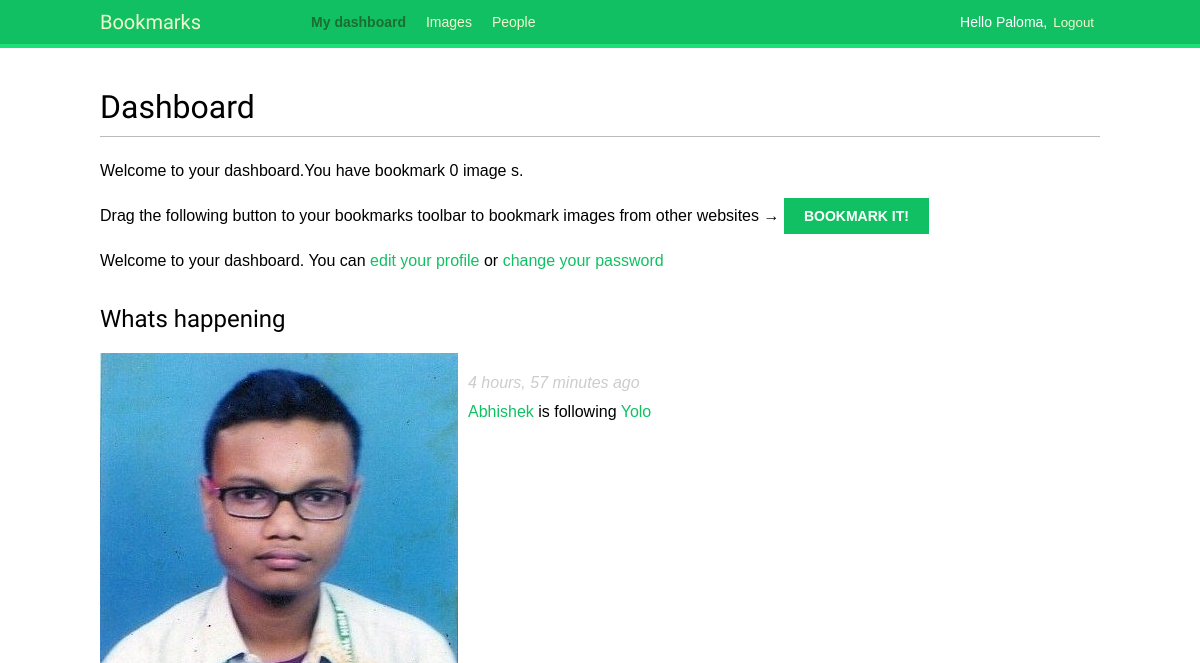
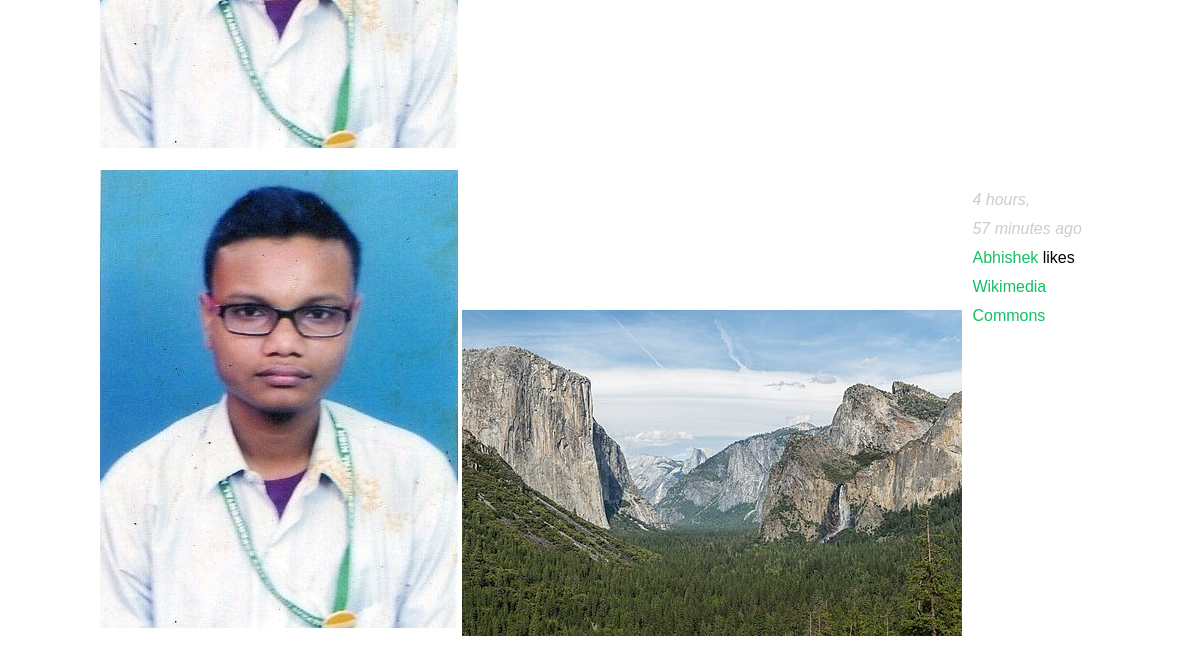
The page /account/ (signed in) on the database as committed earlier (2 pictures, top to bottom).
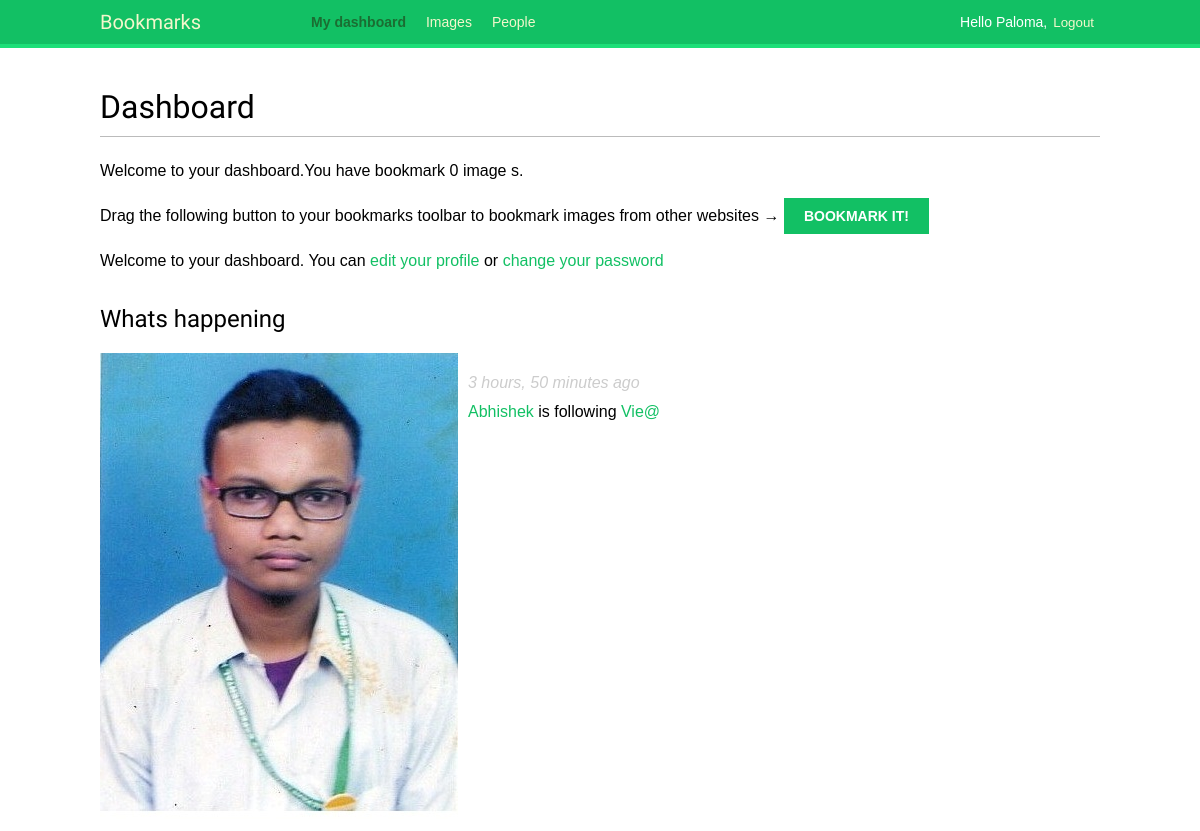
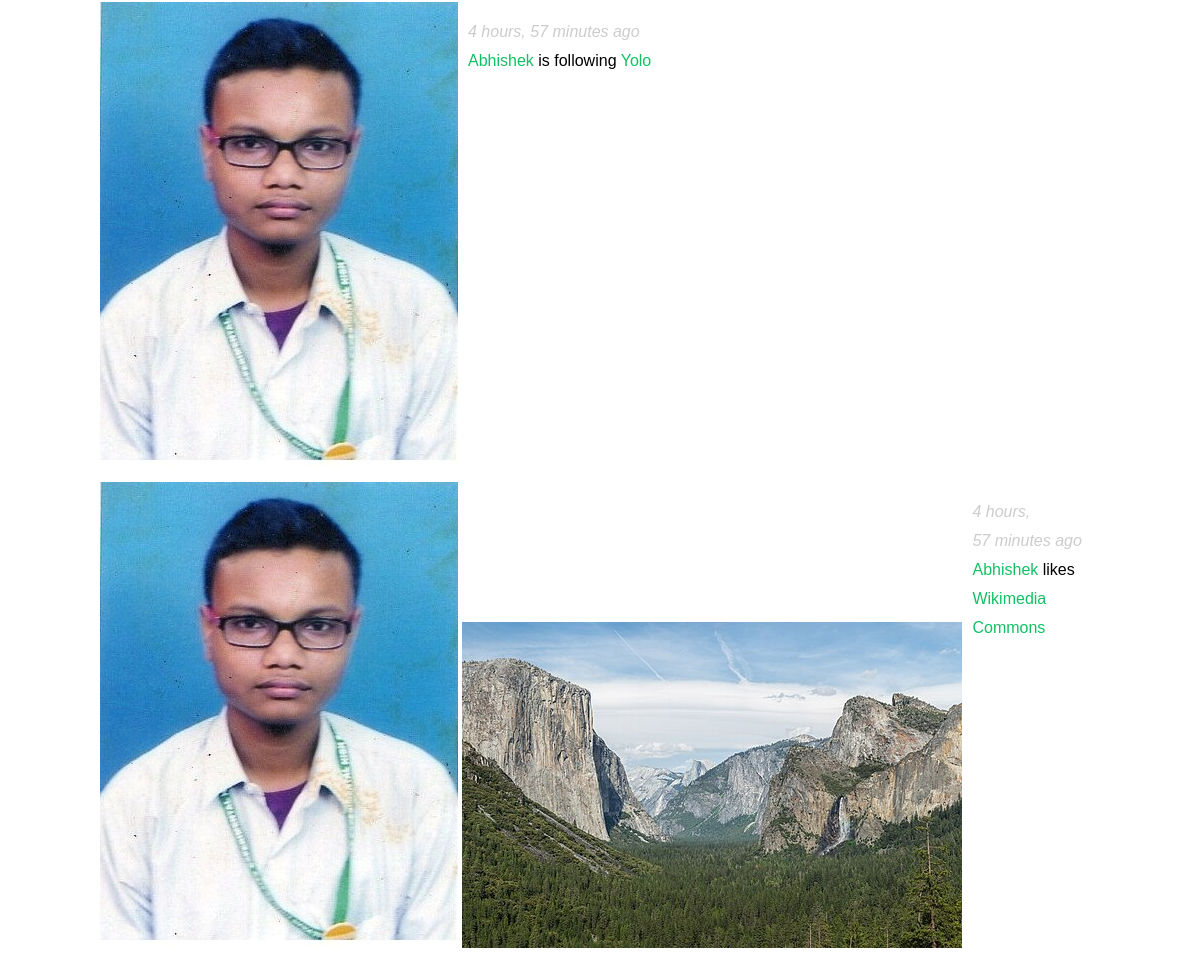
The same page on the database as committed later (2 pictures, top to bottom).
### actions/models.py (models this page shows)
class Actions(models.Model):
    user = models.ForeignKey(
        settings.AUTH_USER_MODEL,
        related_name='actions',
        on_delete=models.CASCADE
    )
    verb = models.CharField(max_length=255)
    created = models.DateTimeField(auto_now_add=True)
    target_ct = models.ForeignKey(
        ContentType,
        blank=True,
        null=True,
        related_name='target_obj',
        on_delete=models.CASCADE
    )
    target_id = models.PositiveIntegerField(null=True, blank=True)
    target = GenericForeignKey('target_ct', 'target_id')
    class Meta:
        indexes = [
            models.Index(fields=['-created']),
            models.Index(fields=['target_ct', 'target_id']),
        ]
        ordering = ['-created']

### images/models.py (models this page shows, shortened)
class Image(models.Model):
    user = models.ForeignKey(
        settings.AUTH_USER_MODEL,
        related_name='images_created',
        on_delete=models.CASCADE
    )
    title = models.CharField(max_length=200)
    slug = models.SlugField(max_length=200,blank=True)
    url = models.URLField(max_length=2000)
    image = models.ImageField(upload_to='images/%Y/%m/%d/')
    description = models.TextField()
    created = models.DateTimeField(auto_now_add=True)
    total_likes = models.PositiveIntegerField(default=0)
    users_like = models.ManyToManyField(
        settings.AUTH_USER_MODEL,
        related_name='images_liked',
        blank=True
    )
    class Meta:
        indexes = [
            models.Index(fields=['-created']),
            models.Index(fields=['-total_likes'])
        ]
        ordering = ['-created']
    def __str__(self):
        return self.title
    def get_absolute_url(self):
        return reverse("images:detail", args=[self.id,self.slug])

### account/views.py (the view)
# urls.py: path('',views.dashboard,name='dashboard'),
@login_required
def dashboard(request):
    actions = Actions.objects.exclude(user=request.user)
    following_ids = request.user.following.values_list(
        'id',flat=True
    )
    if following_ids:
        actions = actions.filter(user_id__in=following_ids)
    actions = actions.select_related(
        'user','user__profile').prefetch_related('target')[:10]
    return render(
        request,
        'account/dashboard.html',
        {
            'section':'dashboard',
            'actions':actions
        }
    )

### account/templates/account/dashboard.html (shortened to what this page needs)
{% extends "base.html" %}
{% block content %}
 <h1>Dashboard</h1>
 {% with total_images_created=request.user.images_created.count %}
   <p>
      Welcome to your dashboard.You have bookmark {{ total_images_created }}
      image {{ total_images_created | pluralize }}.
   </p>
 {% endwith %}
 <p>
   Drag the following button to your bookmarks toolbar to bookmark images
   from other websites → <a href="javascript:{% include "bookmarklet_launcher.js"%}" class="button">BookMark it!</a>
 </p>
 <p>
    Welcome to your dashboard.
    You can <a href="{% url "edit" %}">edit your profile</a> or <a href="{% url "password_change" %}">
    change your password</a>
 </p>
 <h2>Whats happening</h2>
 <div id="action-list">
  {% for action in actions %}
      {% include "actions/action/detail.html" %}
  {% endfor %}
 </div>
{% endblock %}

### actions/templates/actions/action/detail.html
{% load thumbnail %}
{% with user=action.user profile=action.user.profile %}
    <div class="action">
        <div class="images">
            {% if profile.photo %}
                {% thumbnail user.profile.photo "80x80" crop="100%" as im %}
                <a href="{{ user.get_absolute_url }}">
                    <img src="{{ im.url }}" alt="{{ user.get_full_name }}"
                    class="item-img">
                </a>
            {% endif %}
            {% if action.target %}
                {% with target=action.target %}
                    {% if target.image %}
                        {% thumbnail target.image "80x80" crop="100%" as im %}
                        <a href="{{ target.get_absolute_url }}">
                            <img src="{{ im.url }}" class="item-img">
                        </a>
                    {% endif %}
                {% endwith %}
            {% endif %}
        </div>
        <div class="info">
            <p>
                <span class="date">{{ action.created|timesince }} ago</span>
                <br />
                <a href="{{ user.get_absolute_url }}">
                    {{ user.first_name }}
                </a>
                {{ action.verb }}
                {% if action.target %}
                    {% with target=action.target %}
                        <a href="{{ target.get_absolute_url }}">{{ target }}</a>
                    {% endwith %}
                {% endif %}
            </p>
        </div>
    </div>
{% endwith %}

Rows that differ between the two databases and show on the page:
added Actions: created "3 hours, 50 minutes", user.first_name "Abhishek", verb "is following", target "Vie@"
